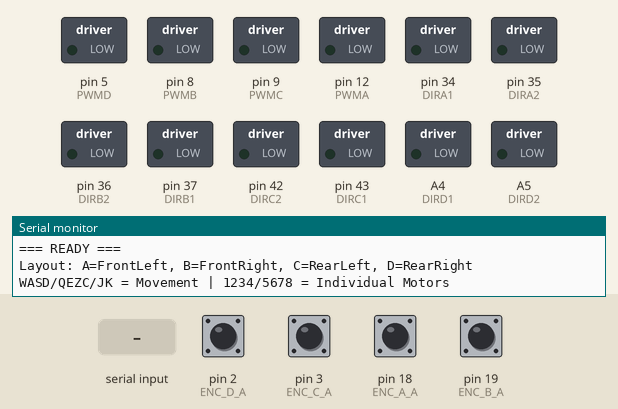
Recording of a sketch running on a simulated Arduino Mega 2560, built with avr-gcc and run on an emulated ATmega2560. On the bench: switched loads named in the sketch (green lamp = pin HIGH), the last lines printed to the serial monitor. The test bench sets the inputs (shaded band); at power-on: pin 2 (ENC_D_A), pin 3 (ENC_C_A), pin 18 (ENC_A_A), pin 19 (ENC_B_A) HIGH.

Above: at 1.2 s.
1.3 s: "w" received over Serial
At 2.2 s:
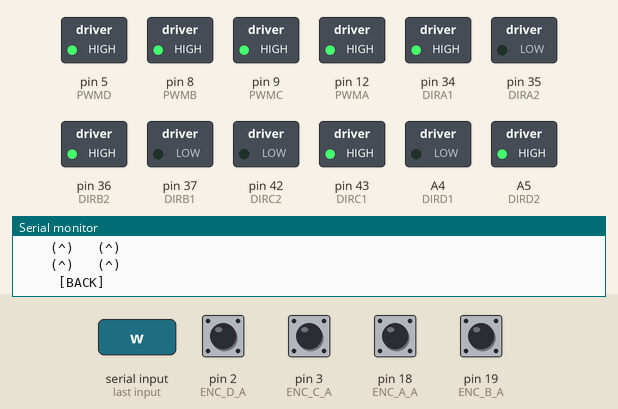
2.9 s: byte 49 ('1') received over Serial
At 3.4 s:
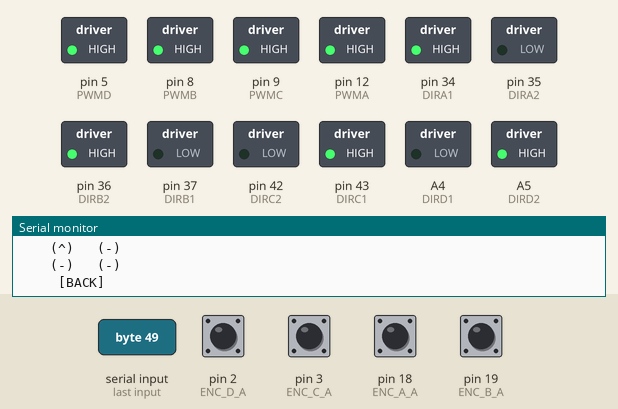
4.4 s: byte 50 ('2') received over Serial
At 5.6 s:
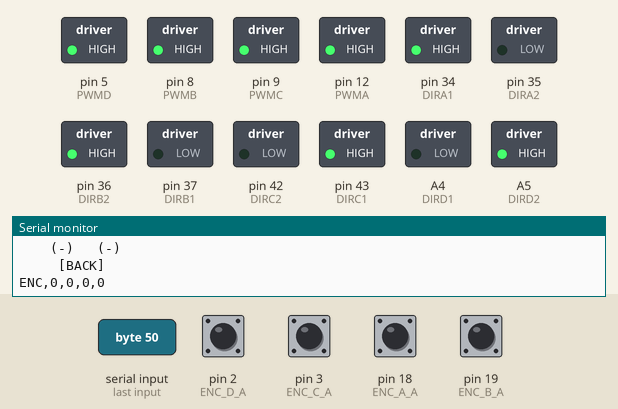
5.9 s: byte 51 ('3') received over Serial
At 6.3 s:
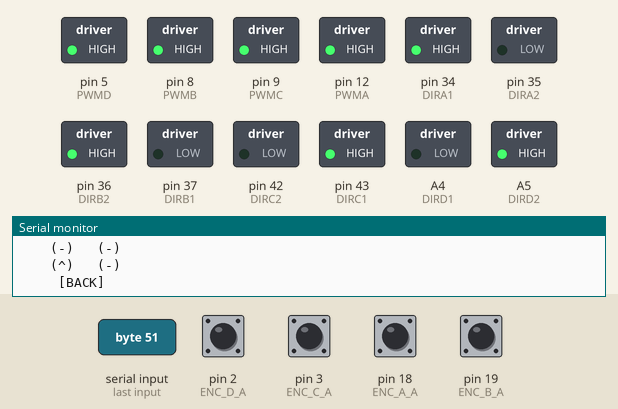
7.4 s: "x" received over Serial
At 8.2 s:
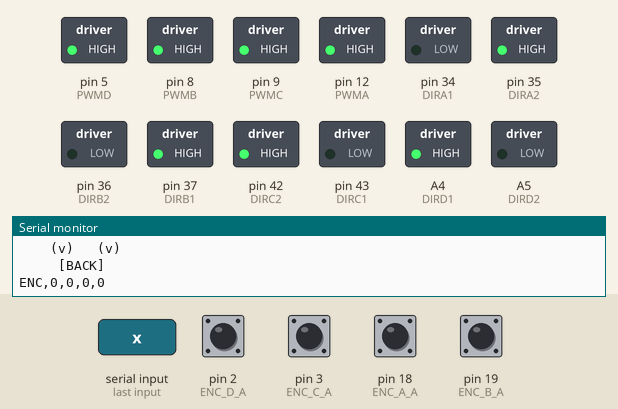
9.0 s: "a" received over Serial
At 10.5 s:
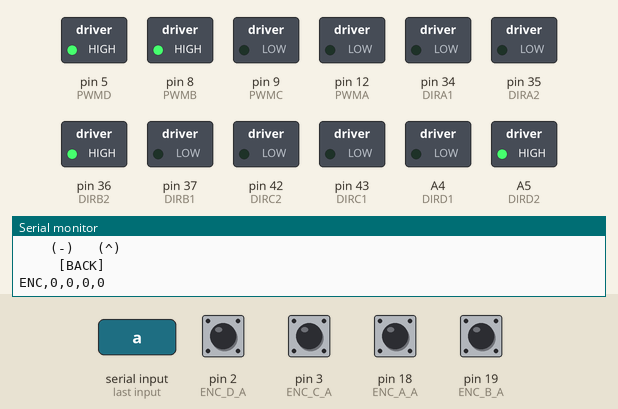
Timing chart, 0 to 11.6 s (numbered marks = the images above; inputs shaded):
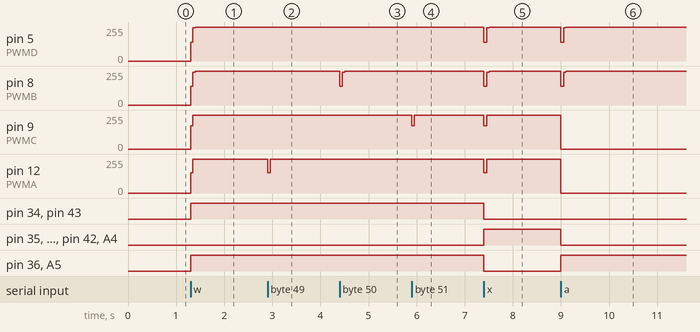

Measured:
- after the input at 1.3 s, pin 5 (PWMD), pin 8 (PWMB), pin 9 (PWMC), pin 12 (PWMA): 0/255 → 255/255 at once; pin 34 (DIRA1), pin 36 (DIRB2), pin 43 (DIRC1), A5 (DIRD2): LOW → HIGH at once
- after the input at 2.9 s, pin 12 (PWMA): 255/255 → 151/255 at once, → 254/255 0.05 s later, → 255/255 0.05 s later
- after the input at 4.4 s, pin 8 (PWMB): 255/255 → 139/255 at once, → 246/255 0.05 s later, → 255/255 0.05 s later
- after the input at 5.9 s, pin 9 (PWMC): 255/255 → 173/255 at once, → 255/255 0.05 s later
- after the input at 7.4 s, pin 5 (PWMD): 255/255 → 142/255 at once, → 249/255 0.05 s later, → 255/255 0.05 s later; pin 8 (PWMB): 255/255 → 139/255 at once, → 246/255 0.05 s later, → 255/255 0.05 s later
- after the input at 9.0 s, pin 5 (PWMD): 255/255 → 142/255 at once, → 249/255 0.05 s later, → 255/255 0.05 s later; pin 8 (PWMB): 255/255 → 139/255 at once, → 246/255 0.05 s later, → 255/255 0.05 s later

The sketch:

motor_encoder_test.ino
```cpp
/*
 * 4-Motor + Encoder Test
 * ----------------------
 * USB (115200 baud). Send single characters:
 *
 * --- CHASSIS MOVEMENTS ---
 *     q = front left      w = advance         e = front right
 *     a = left            s = STOP            d = right
 *     z = left back       x = back            c = right back
 *     j = rotate left     k = rotate right
 *
 * --- INDIVIDUAL MOTORS ---
 *     1 = Motor A (FL) Fwd     5 = Motor A (FL) Back
 *     2 = Motor B (FR) Fwd     6 = Motor B (FR) Back
 *     3 = Motor C (RL) Fwd     7 = Motor C (RL) Back
 *     4 = Motor D (RR) Fwd     8 = Motor D (RR) Back
 *
 * Encoder counts for all 4 wheels are printed every 2500 ms.
 */

#include <Arduino.h>

// ---------------- Motor pins ----------------------------
#define PWMA   12
#define DIRA1  34
#define DIRA2  35
#define PWMB    8
#define DIRB1  37
#define DIRB2  36
#define PWMC    9
#define DIRC1  43
#define DIRC2  42
#define PWMD    5
#define DIRD1  A4
#define DIRD2  A5

// ---------------- Encoder pins --------------------------
#define ENC_A_A  18
#define ENC_A_B  31
#define ENC_B_A  19
#define ENC_B_B  38
#define ENC_C_A  3
#define ENC_C_B  49
#define ENC_D_A  2
#define ENC_D_B  A1

// ---------------- Speed ---------------------------------
// Open-loop calibration from encoder measurements at the same commanded speed.
// Re-test these values under load; closed-loop control is required for full
// compensation when the load or battery voltage changes.
const uint8_t DRIVE_PWM_A = 151;
const uint8_t DRIVE_PWM_B = 139;
const uint8_t DRIVE_PWM_C = 173;
const uint8_t DRIVE_PWM_D = 142;

// ---------------- Closed-loop speed control -------------
// The calibrated PWM values produce about 115 counts in 50 ms.
const unsigned long SPEED_CONTROL_INTERVAL_MS = 50;
const int TARGET_COUNTS_PER_INTERVAL = 115;
const float SPEED_CONTROL_KP = 0.9f;

// Steering trim for straight-line driving.
// The speed controller equalizes every wheel to the same encoder count, but
// unequal tire diameters, grip, or friction can still make the chassis veer.
// This raises (or lowers) the target speed of the RIGHT-side wheels (B and D)
// relative to the LEFT-side wheels (A and C):
//   STEER_TRIM > 0 -> right wheels faster -> car steers LEFT  (fixes drift to the RIGHT)
//   STEER_TRIM < 0 -> car steers RIGHT
// Tune in small steps (a few %) until the car tracks straight.
const float STEER_TRIM = 0.04f;   // +4% right-side target boost

bool motorAActive = false, motorBActive = false;
bool motorCActive = false, motorDActive = false;
int pwmA = DRIVE_PWM_A, pwmB = DRIVE_PWM_B;
int pwmC = DRIVE_PWM_C, pwmD = DRIVE_PWM_D;

unsigned long lastSpeedControl = 0;
long lastControlA = 0, lastControlB = 0;
long lastControlC = 0, lastControlD = 0;
bool speedControlInitialized = false;

void restartSpeedControl() {
  speedControlInitialized = false;
}

// ---------------- Encoder counters ----------------------
volatile long encA = 0, encB = 0, encC = 0, encD = 0;

// ---------------- Motor helper macros -------------------
// Note: DIRA and DIRC logic is inverted compared to B and D to account for physical motor mounting

void motorAForward() {
  digitalWrite(DIRA1, HIGH); digitalWrite(DIRA2, LOW);
  pwmA = DRIVE_PWM_A; analogWrite(PWMA, pwmA); motorAActive = true;
  restartSpeedControl();
}
void motorABackoff() {
  digitalWrite(DIRA1, LOW); digitalWrite(DIRA2, HIGH);
  pwmA = DRIVE_PWM_A; analogWrite(PWMA, pwmA); motorAActive = true;
  restartSpeedControl();
}
void motorAStop() {
  digitalWrite(DIRA1, LOW); digitalWrite(DIRA2, LOW);
  analogWrite(PWMA, 0); motorAActive = false; restartSpeedControl();
}

void motorBForward() {
  digitalWrite(DIRB1, LOW); digitalWrite(DIRB2, HIGH);
  pwmB = DRIVE_PWM_B; analogWrite(PWMB, pwmB); motorBActive = true;
  restartSpeedControl();
}
void motorBBackoff() {
  digitalWrite(DIRB1, HIGH); digitalWrite(DIRB2, LOW);
  pwmB = DRIVE_PWM_B; analogWrite(PWMB, pwmB); motorBActive = true;
  restartSpeedControl();
}
void motorBStop() {
  digitalWrite(DIRB1, LOW); digitalWrite(DIRB2, LOW);
  analogWrite(PWMB, 0); motorBActive = false; restartSpeedControl();
}

void motorCForward() {
  digitalWrite(DIRC1, HIGH); digitalWrite(DIRC2, LOW);
  pwmC = DRIVE_PWM_C; analogWrite(PWMC, pwmC); motorCActive = true;
  restartSpeedControl();
}
void motorCBackoff() {
  digitalWrite(DIRC1, LOW); digitalWrite(DIRC2, HIGH);
  pwmC = DRIVE_PWM_C; analogWrite(PWMC, pwmC); motorCActive = true;
  restartSpeedControl();
}
void motorCStop() {
  digitalWrite(DIRC1, LOW); digitalWrite(DIRC2, LOW);
  analogWrite(PWMC, 0); motorCActive = false; restartSpeedControl();
}

void motorDForward() {
  digitalWrite(DIRD1, LOW); digitalWrite(DIRD2, HIGH);
  pwmD = DRIVE_PWM_D; analogWrite(PWMD, pwmD); motorDActive = true;
  restartSpeedControl();
}
void motorDBackoff() {
  digitalWrite(DIRD1, HIGH); digitalWrite(DIRD2, LOW);
  pwmD = DRIVE_PWM_D; analogWrite(PWMD, pwmD); motorDActive = true;
  restartSpeedControl();
}
void motorDStop() {
  digitalWrite(DIRD1, LOW); digitalWrite(DIRD2, LOW);
  analogWrite(PWMD, 0); motorDActive = false; restartSpeedControl();
}

#define MOTORA_FORWARD()  motorAForward()
#define MOTORA_BACKOFF()  motorABackoff()
#define MOTORA_STOP()     motorAStop()
#define MOTORB_FORWARD()  motorBForward()
#define MOTORB_BACKOFF()  motorBBackoff()
#define MOTORB_STOP()     motorBStop()
#define MOTORC_FORWARD()  motorCForward()
#define MOTORC_BACKOFF()  motorCBackoff()
#define MOTORC_STOP()     motorCStop()
#define MOTORD_FORWARD()  motorDForward()
#define MOTORD_BACKOFF()  motorDBackoff()
#define MOTORD_STOP()     motorDStop()

// ---------------- Motion primitives ---------------------
void advance()   { MOTORA_FORWARD(); MOTORB_FORWARD(); MOTORC_FORWARD(); MOTORD_FORWARD(); }
void back()      { MOTORA_BACKOFF(); MOTORB_BACKOFF(); MOTORC_BACKOFF(); MOTORD_BACKOFF(); }

void pivotLeft() { MOTORA_STOP();    MOTORB_FORWARD(); MOTORC_STOP();    MOTORD_FORWARD(); }
void pivotRight(){ MOTORA_FORWARD(); MOTORB_STOP();    MOTORC_FORWARD(); MOTORD_STOP();    }

void spinLeft()  { MOTORA_BACKOFF(); MOTORB_FORWARD(); MOTORC_BACKOFF(); MOTORD_FORWARD(); }
void spinRight() { MOTORA_FORWARD(); MOTORB_BACKOFF(); MOTORC_FORWARD(); MOTORD_BACKOFF(); }

void diagLeft()  { MOTORA_STOP();    MOTORB_STOP();    MOTORC_FORWARD(); MOTORD_BACKOFF(); }
void diagRight() { MOTORA_FORWARD(); MOTORB_BACKOFF(); MOTORC_STOP();    MOTORD_STOP();    }

void stopAll()   { MOTORA_STOP(); MOTORB_STOP(); MOTORC_STOP(); MOTORD_STOP(); }

// ---------------- Encoder ISRs --------------------------
void isrEncA() { encA += (digitalRead(ENC_A_A) == digitalRead(ENC_A_B)) ? -1 : +1; }
void isrEncB() { encB += (digitalRead(ENC_B_A) == digitalRead(ENC_B_B)) ? -1 : +1; }
void isrEncC() { encC += (digitalRead(ENC_C_A) == digitalRead(ENC_C_B)) ? -1 : +1; }
void isrEncD() { encD += (digitalRead(ENC_D_A) == digitalRead(ENC_D_B)) ? -1 : +1; }

void readNormalizedCounts(long &a, long &b, long &c, long &d) {
  noInterrupts();
  a = -encA;
  b = encB;
  c = -encC;
  d = encD;
  interrupts();
}

int adjustPwm(int pwm, long measuredCounts, int targetCounts) {
  long error = targetCounts - measuredCounts;
  pwm += (int)(SPEED_CONTROL_KP * error);
  return constrain(pwm, 0, 255);
}

void updateSpeedControl() {
  unsigned long now = millis();
  if (now - lastSpeedControl < SPEED_CONTROL_INTERVAL_MS) {
    return;
  }
  lastSpeedControl = now;

  long a, b, c, d;
  readNormalizedCounts(a, b, c, d);

  if (!speedControlInitialized) {
    lastControlA = a; lastControlB = b;
    lastControlC = c; lastControlD = d;
    speedControlInitialized = true;
    return;
  }

  long deltaA = labs(a - lastControlA);
  long deltaB = labs(b - lastControlB);
  long deltaC = labs(c - lastControlC);
  long deltaD = labs(d - lastControlD);

  int targetLeft  = TARGET_COUNTS_PER_INTERVAL;
  int targetRight = (int)(TARGET_COUNTS_PER_INTERVAL * (1.0f + STEER_TRIM));

  if (motorAActive) {
    pwmA = adjustPwm(pwmA, deltaA, targetLeft);
    analogWrite(PWMA, pwmA);
  }
  if (motorBActive) {
    pwmB = adjustPwm(pwmB, deltaB, targetRight);
    analogWrite(PWMB, pwmB);
  }
  if (motorCActive) {
    pwmC = adjustPwm(pwmC, deltaC, targetLeft);
    analogWrite(PWMC, pwmC);
  }
  if (motorDActive) {
    pwmD = adjustPwm(pwmD, deltaD, targetRight);
    analogWrite(PWMD, pwmD);
  }

  lastControlA = a; lastControlB = b;
  lastControlC = c; lastControlD = d;
}

// ---------------- ASCII Visualizer ----------------------
void printVisual(char A, char B, char C, char D) {
  Serial.println(F("     [FRONT]"));
  Serial.print  (F("    ("));
  Serial.print  (A);
  Serial.print  (F(")   ("));
  Serial.print  (B);
  Serial.println(F(")"));
  Serial.print  (F("    ("));
  Serial.print  (C);
  Serial.print  (F(")   ("));
  Serial.print  (D);
  Serial.println(F(")"));
  Serial.println(F("     [BACK]\r\n"));
}

// ---------------- Setup ---------------------------------
void setup() {
  Serial.begin(115200);

  pinMode(PWMA, OUTPUT); pinMode(DIRA1, OUTPUT); pinMode(DIRA2, OUTPUT);
  pinMode(PWMB, OUTPUT); pinMode(DIRB1, OUTPUT); pinMode(DIRB2, OUTPUT);
  pinMode(PWMC, OUTPUT); pinMode(DIRC1, OUTPUT); pinMode(DIRC2, OUTPUT);
  pinMode(PWMD, OUTPUT); pinMode(DIRD1, OUTPUT); pinMode(DIRD2, OUTPUT);

  stopAll();

  pinMode(ENC_A_A, INPUT_PULLUP); pinMode(ENC_A_B, INPUT_PULLUP);
  pinMode(ENC_B_A, INPUT_PULLUP); pinMode(ENC_B_B, INPUT_PULLUP);
  pinMode(ENC_C_A, INPUT_PULLUP); pinMode(ENC_C_B, INPUT_PULLUP);
  pinMode(ENC_D_A, INPUT_PULLUP); pinMode(ENC_D_B, INPUT_PULLUP);

  attachInterrupt(digitalPinToInterrupt(ENC_A_A), isrEncA, CHANGE);
  attachInterrupt(digitalPinToInterrupt(ENC_B_A), isrEncB, CHANGE);
  attachInterrupt(digitalPinToInterrupt(ENC_C_A), isrEncC, CHANGE);
  attachInterrupt(digitalPinToInterrupt(ENC_D_A), isrEncD, CHANGE);

  Serial.println(F("\r\n=== READY ==="));
  Serial.println(F("Layout: A=FrontLeft, B=FrontRight, C=RearLeft, D=RearRight"));
  Serial.println(F("WASD/QEZC/JK = Movement | 1234/5678 = Individual Motors\r\n"));
}

// ---------------- Loop ----------------------------------
unsigned long lastReport = 0;

void loop() {
  // 1. Handle keyboard commands
  while (Serial.available() > 0) {
    char c = Serial.read();
    switch (c) {
      // --- Group Movements ---
      case 'w': advance();    Serial.println(F("Advance (All Fwd)")); printVisual('^', '^', '^', '^'); break;
      case 'x': back();       Serial.println(F("Back (All Rev)"));    printVisual('v', 'v', 'v', 'v'); break;

      case 'a': pivotLeft();  Serial.println(F("Left Pivot"));        printVisual('-', '^', '-', '^'); break;
      case 'd': pivotRight(); Serial.println(F("Right Pivot"));       printVisual('^', '-', '^', '-'); break;

      case 'q': diagLeft();   Serial.println(F("Front Left"));        printVisual('-', '-', '^', 'v'); break;
      case 'e': diagRight();  Serial.println(F("Front Right"));       printVisual('^', 'v', '-', '-'); break;

      case 'z': diagLeft();   Serial.println(F("Left Back"));         printVisual('-', '-', '^', 'v'); break;
      case 'c': diagRight();  Serial.println(F("Right Back"));        printVisual('^', 'v', '-', '-'); break;

      case 'j': spinLeft();   Serial.println(F("Rotate Left"));       printVisual('v', '^', 'v', '^'); break;
      case 'k': spinRight();  Serial.println(F("Rotate Right"));      printVisual('^', 'v', '^', 'v'); break;

      // --- Stops ---
      case 's': stopAll();    Serial.println(F("STOP ALL"));          printVisual('-', '-', '-', '-'); break;
      case 'g': stopAll();    Serial.println(F("STOP ALL"));          printVisual('-', '-', '-', '-'); break;
      case '0': stopAll();    Serial.println(F("STOP ALL"));          printVisual('-', '-', '-', '-'); break;

      // --- Individual Motors Forward ---
      case '1': MOTORA_FORWARD(); Serial.println(F("Motor A (FL) Fwd"));  printVisual('^', '-', '-', '-'); break;
      case '2': MOTORB_FORWARD(); Serial.println(F("Motor B (FR) Fwd"));  printVisual('-', '^', '-', '-'); break;
      case '3': MOTORC_FORWARD(); Serial.println(F("Motor C (RL) Fwd"));  printVisual('-', '-', '^', '-'); break;
      case '4': MOTORD_FORWARD(); Serial.println(F("Motor D (RR) Fwd"));  printVisual('-', '-', '-', '^'); break;

      // --- Individual Motors Backward ---
      case '5': MOTORA_BACKOFF(); Serial.println(F("Motor A (FL) Back")); printVisual('v', '-', '-', '-'); break;
      case '6': MOTORB_BACKOFF(); Serial.println(F("Motor B (FR) Back")); printVisual('-', 'v', '-', '-'); break;
      case '7': MOTORC_BACKOFF(); Serial.println(F("Motor C (RL) Back")); printVisual('-', '-', 'v', '-'); break;
      case '8': MOTORD_BACKOFF(); Serial.println(F("Motor D (RR) Back")); printVisual('-', '-', '-', 'v'); break;

      default: break; // Ignore newlines, spaces, etc.
    }
  }

  // 2. Adjust active motor PWMs to maintain equal encoder speed.
  updateSpeedControl();

  // 3. Report encoder counts every 2500 ms (2.5 seconds)
  if (millis() - lastReport >= 2500) {
    lastReport = millis();

    // Normalize encoder signs so forward wheel motion is positive.
    long a, b, c, d;
    readNormalizedCounts(a, b, c, d);

    // Print to PC
    Serial.print(F("ENC,"));
    Serial.print(a); Serial.print(',');
    Serial.print(b); Serial.print(',');
    Serial.print(c); Serial.print(',');
    Serial.println(d);
  }
}
```
